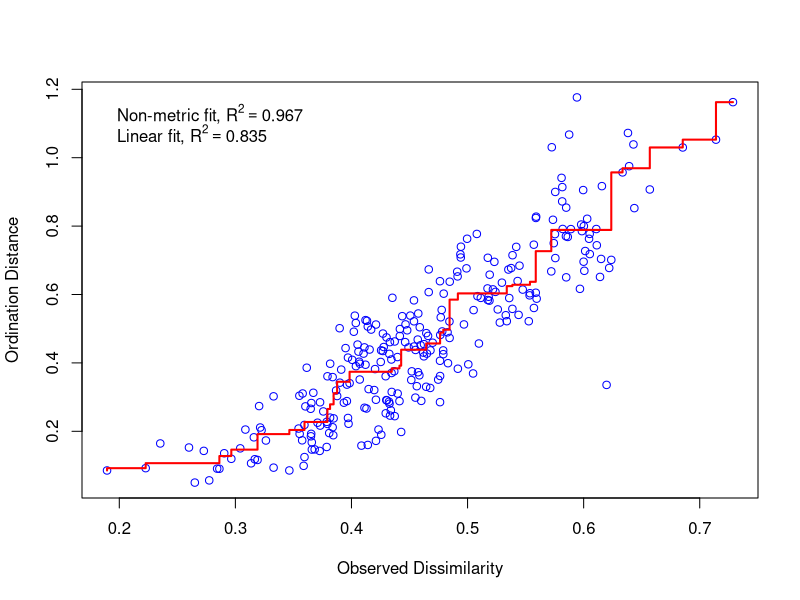
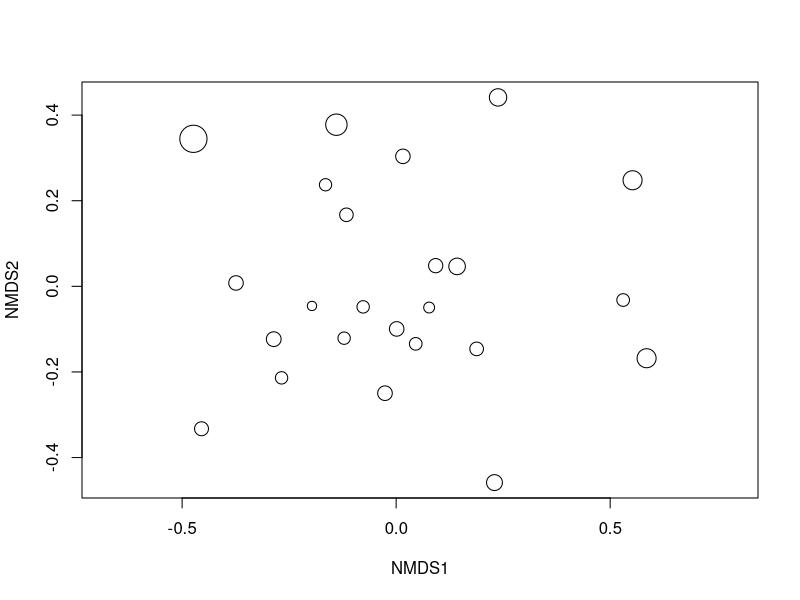

Source code (R) for these figures, in order:
library(vegan)


### Name: goodness.metaMDS
### Title: Goodness of Fit and Shepard Plot for Nonmetric Multidimensional
###   Scaling
### Aliases: goodness.metaMDS goodness.monoMDS stressplot
###   stressplot.default stressplot.monoMDS
### Keywords: multivariate

### ** Examples

data(varespec)
mod <- metaMDS(varespec)
stressplot(mod)
gof <- goodness(mod)
gof
plot(mod, display = "sites", type = "n")
points(mod, display = "sites", cex = 2*gof/mean(gof))
